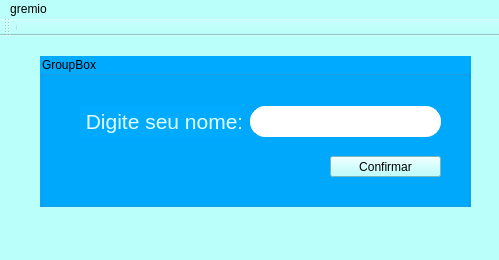
<?xml version="1.0" encoding="UTF-8"?>
<ui version="4.0">
 <class>Janela</class>
 <widget class="QMainWindow" name="Janela">
  <property name="geometry">
   <rect>
    <x>0</x>
    <y>0</y>
    <width>499</width>
    <height>260</height>
   </rect>
  </property>
  <property name="minimumSize">
   <size>
    <width>384</width>
    <height>0</height>
   </size>
  </property>
  <property name="acceptDrops">
   <bool>false</bool>
  </property>
  <property name="windowTitle">
   <string>Janela</string>
  </property>
  <property name="windowOpacity">
   <double>0.500000000000000</double>
  </property>
  <property name="styleSheet">
   <string notr="true">background-color:rgb(187, 255, 250)</string>
  </property>
  <widget class="QWidget" name="centralwidget">
   <widget class="QGroupBox" name="groupBox">
    <property name="geometry">
     <rect>
      <x>40</x>
      <y>20</y>
      <width>431</width>
      <height>151</height>
     </rect>
    </property>
    <property name="styleSheet">
     <string notr="true">background-color:rgb(0, 170, 255)</string>
    </property>
    <property name="title">
     <string>GroupBox</string>
    </property>
    <widget class="QLineEdit" name="lineEdit">
     <property name="geometry">
      <rect>
       <x>210</x>
       <y>50</y>
       <width>191</width>
       <height>31</height>
      </rect>
     </property>
     <property name="styleSheet">
      <string notr="true">background-color: rgb(255, 255, 255); border-radius: 15px; border-style: outset;  
border-width: 1px;border-color:rgb(255, 255, 255)</string>
     </property>
    </widget>
    <widget class="QPushButton" name="PushButton">
     <property name="geometry">
      <rect>
       <x>290</x>
       <y>100</y>
       <width>111</width>
       <height>21</height>
      </rect>
     </property>
     <property name="styleSheet">
      <string notr="true">background-color:rgb(170, 255, 255)</string>
     </property>
     <property name="text">
      <string>Confirmar</string>
     </property>
    </widget>
    <widget class="QLabel" name="labelnome">
     <property name="geometry">
      <rect>
       <x>40</x>
       <y>50</y>
       <width>161</width>
       <height>31</height>
      </rect>
     </property>
     <property name="font">
      <font>
       <family>Segoe UI Symbol</family>
       <pointsize>16</pointsize>
      </font>
     </property>
     <property name="layoutDirection">
      <enum>Qt::LeftToRight</enum>
     </property>
     <property name="styleSheet">
      <string notr="true">color:rgb(226, 255, 255);</string>
     </property>
     <property name="text">
      <string> Digite seu nome:</string>
     </property>
    </widget>
   </widget>
  </widget>
  <widget class="QMenuBar" name="menubar">
   <property name="geometry">
    <rect>
     <x>0</x>
     <y>0</y>
     <width>499</width>
     <height>21</height>
    </rect>
   </property>
   <widget class="QMenu" name="menugremio">
    <property name="title">
     <string>gremio</string>
    </property>
   </widget>
   <addaction name="menugremio"/>
  </widget>
  <widget class="QStatusBar" name="statusbar"/>
  <widget class="gremio" name="toolBar">
   <property name="windowTitle">
    <string>toolBar</string>
   </property>
   <attribute name="toolBarArea">
    <enum>TopToolBarArea</enum>
   </attribute>
   <attribute name="toolBarBreak">
    <bool>false</bool>
   </attribute>
   <addaction name="separator"/>
  </widget>
  <action name="actiongremio">
   <property name="text">
    <string>gremio</string>
   </property>
  </action>
 </widget>
 <customwidgets>
  <customwidget>
   <class>gremio</class>
   <extends>QToolBar</extends>
   <header>gremio.h</header>
  </customwidget>
 </customwidgets>
 <resources/>
 <connections/>
</ui>
